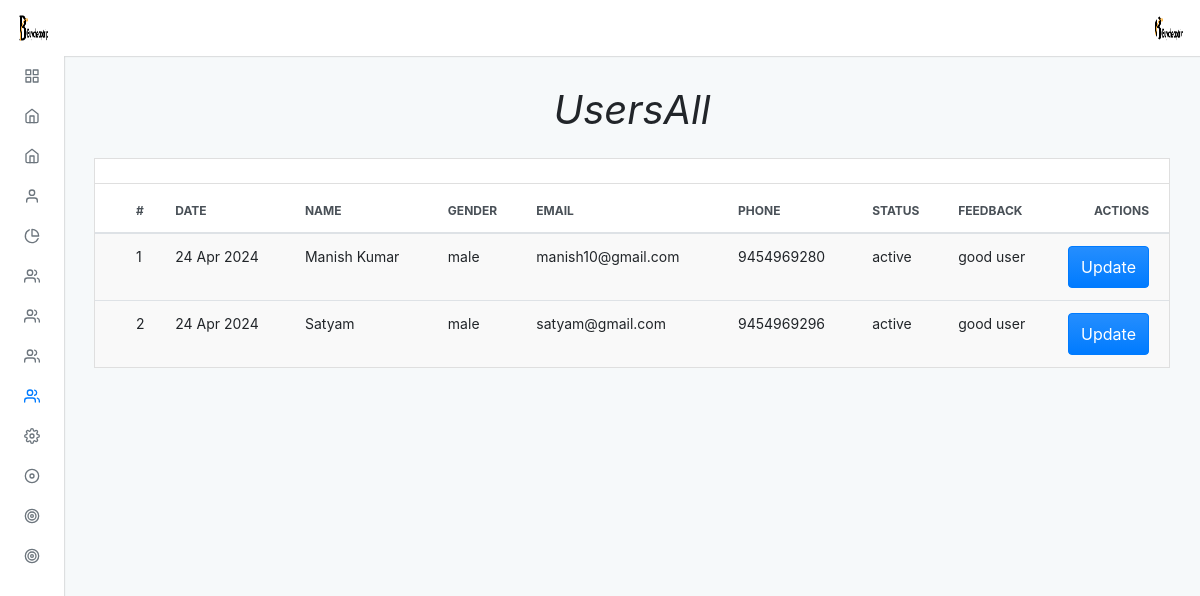
Page /admin/default/users_active.php (signed in) on the earlier database version.
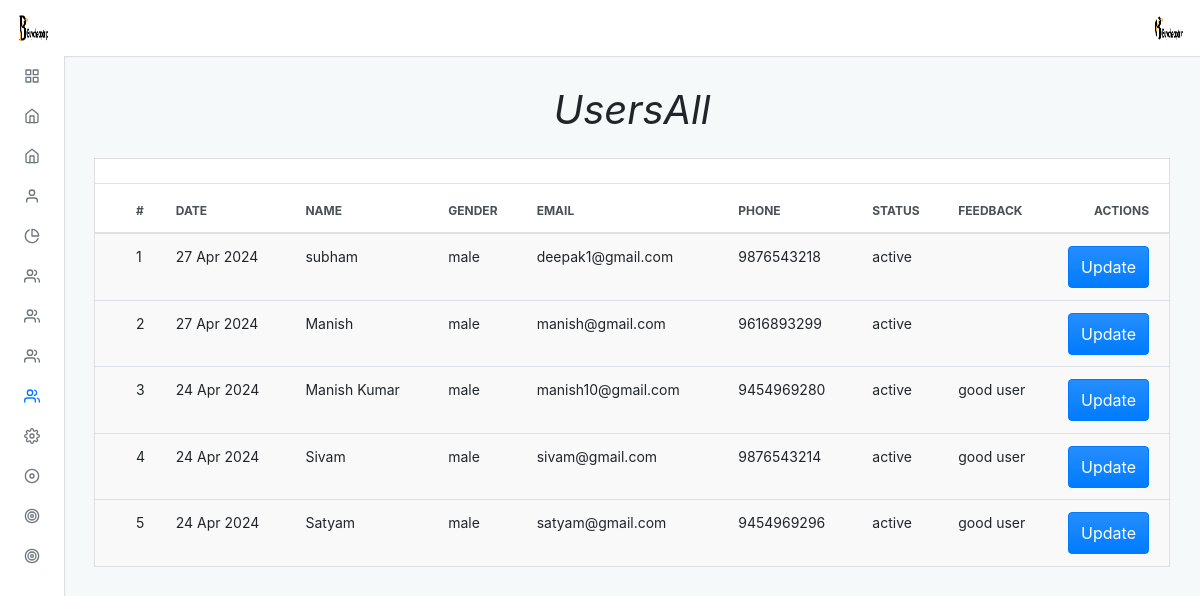
Same page on the later database version.
### tables this page shows
CREATE TABLE `users` (
  `id` int(11) NOT NULL,
  `name` varchar(100) NOT NULL,
  `gender` varchar(7) NOT NULL,
  `phone` varchar(14) NOT NULL,
  `email` varchar(30) NOT NULL,
  `password` varchar(15) NOT NULL,
  `created_at` varchar(1000) NOT NULL DEFAULT current_timestamp(),
  `delete_at` varchar(255) NOT NULL,
  `status` enum('active','pending','reject','inactive') DEFAULT 'pending',
  `feedback` varchar(250) DEFAULT NULL
);

### admin/default/users_active.php (the view, shortened to what the changed rows need)
<?php
include "../../connection.php";
?>
<?php $page = "users";
include("./incluede/header.php") ?>
<div class="adminx-content">
    <div class="adminx-main-content">
        <div class="container-fluid">
            <div class="pb-3">
                <h1><b><i>UsersAll</i></b></h1>
            </div>
            <div class="row">
                <div class="col">
                    <div class="card mb-grid">
                        <div class="table-responsive-md">
                            <table class="table table-actions table-striped table-hover mb-0">
                                <thead>
                                    <tr>
                                        <th scope="col">
                                            <label class="custom-control custom-checkbox m-0 p-0">
                                            </label>
                                        </th>
                                        <th scope="col">#</th>
                                        <th scope="col">Date</th>
                                        <th scope="col">Name</th>
                                        <th scope="col">Gender</th>
                                        <th scope="col">Email</th>
                                        <th scope="col">Phone</th>
                                        <th scope="col">Status</th>
                                        <th scope="col">Feedback</th>
                                        <th scope="col">Actions</th>
                                    </tr>
                                </thead>
                                <tbody>
                                    <?php
                                    $query = "SELECT *
                                    FROM users WHERE status='active' ORDER BY id DESC";
                                    $res = mysqli_query($conn, $query);
                                    $a = 1;
                                    while ($row = mysqli_fetch_assoc($res)) {
                                    ?>
                                        <tr>
                                            <th scope="row">
                                                <label class="custom-control custom-checkbox m-0 p-0">
                                                </label>
                                            </th>
                                            <td><?php echo $a ?></td>
                                            <td><?php echo date('d M Y', strtotime($row['created_at'])) ?></td>
                                            <td><?php echo $row['name'] ?></td>
                                            <td><?php echo $row['gender'] ?></td>
                                            <td><?php echo $row['email'] ?></td>
                                            <td><?php echo $row['phone'] ?></td>
                                            <td ><?php echo $row['status'] ?></td>
                                            <td ><?php echo $row['feedback'] ?></td>
                                            <td>
                                               <a href="users_update?id=<?php echo $row['id']; ?>"><button type="button" class="btn btn-primary waves-effect waves-light add">Update</button></a>
                                            </td>
                                        <tr>
                                        <?php
                                        ++$a;
                                    }
                                        ?>
                                        <?php include("./incluede/footer.php") ?>

### admin/default/incluede/header.php (shortened to what the changed rows need)
<!DOCTYPE html>
<html lang="en">
<head>
  <link rel="stylesheet" type="text/css" href="./dist/css/adminx.css" media="screen" />
</head>
<body class=" virat">
  <div class="adminx-container">
    <?php
    $query = "select * from admin_login";
    $result = mysqli_query($conn, $query);
    while ($row = mysqli_fetch_assoc($result)) {
    ?>
      <nav class="navbar navbar-expand justify-content-between fixed-top virat_1">
        <a class="navbar-brand mb-0 h1 d-none d-md-block" href="admin">
          <img src="../upload/<?php echo $row['image']; ?>" class="navbar-brand-image d-inline-block align-top mr-2" class="circle" alt="">
        </a>
        <ul class="navbar-nav d-flex justify-content-end mr-2">
          <li class="nav-item dropdown">
            <a class="nav-link avatar-with-name" id="navbarDropdownMenuLink" data-toggle="dropdown" href="#">
              <img src="../upload/<?php echo $row['image']; ?>" class="d-inline-block align-top" class="rounded" alt="">
            </a>
          </li>
        </ul>
      <?php
    }
      ?>
      </nav>

Differences in the rows shown:
added users: created_at "27 Apr 2024", name "subham", gender "male", email "deepak1@gmail.com", phone "9876543218", status "active"
added users: created_at "27 Apr 2024", name "Manish", gender "male", email "manish@gmail.com", phone "9616893299", status "active"
now on this page (row edited): users: created_at "24 Apr 2024", name "Sivam", gender "male", email "sivam@gmail.com", phone "9876543214", status "active", feedback "good user"
